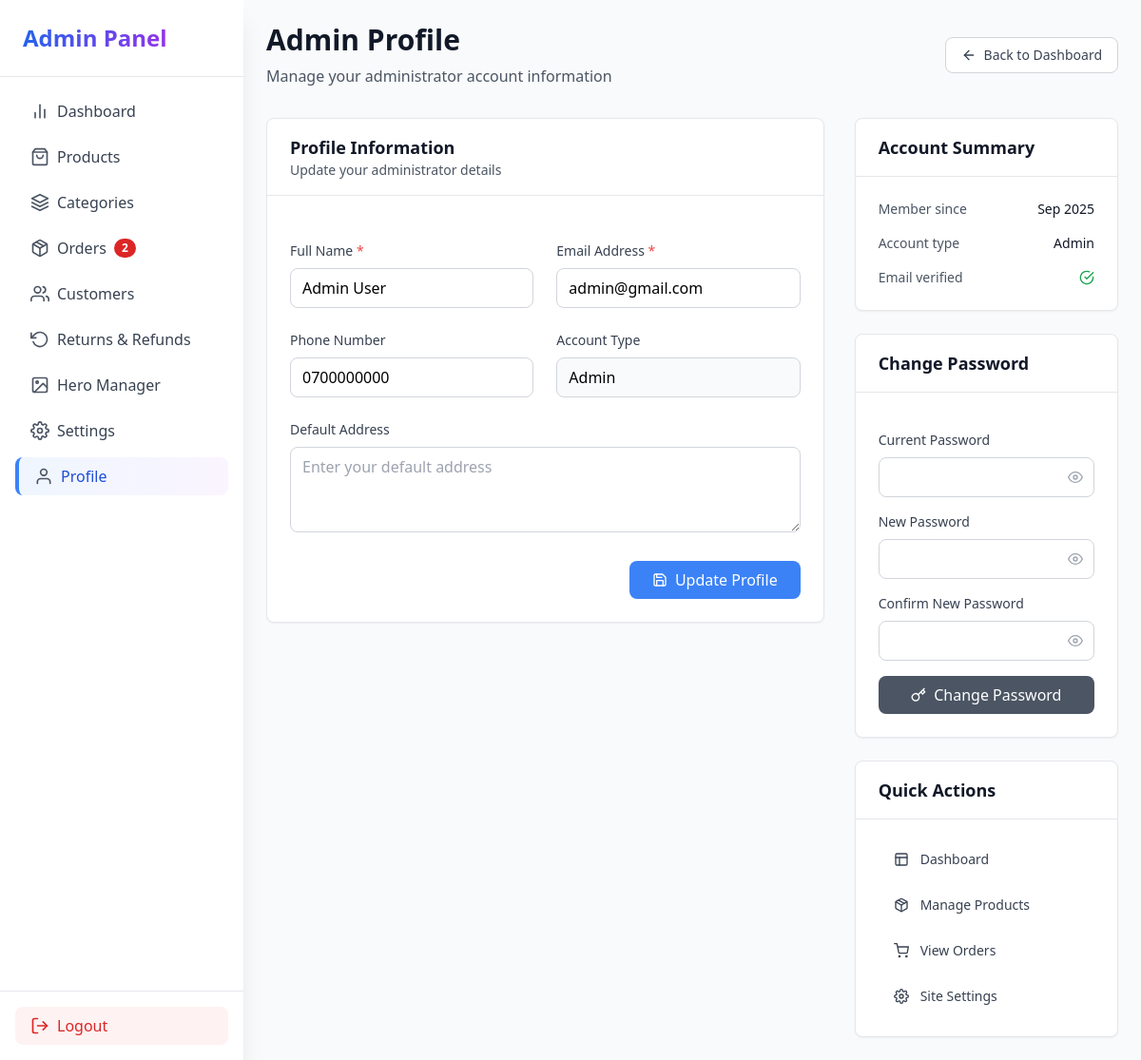
Screenshot of /admin/profile.php (signed in) with the database file from the repository.
### tables this page shows
CREATE TABLE `users` (
  `id` int(11) NOT NULL,
  `name` varchar(100) DEFAULT NULL,
  `email` varchar(100) DEFAULT NULL,
  `phone` varchar(20) DEFAULT NULL,
  `default_address` text DEFAULT NULL,
  `password` varchar(255) DEFAULT NULL,
  `role` enum('customer','admin') DEFAULT 'customer',
  `created_at` timestamp NOT NULL DEFAULT current_timestamp(),
  `loyalty_points` int(11) DEFAULT 0,
  `referral_code` varchar(20) DEFAULT NULL,
  `referred_by` int(11) DEFAULT NULL,
  `total_referrals` int(11) DEFAULT 0,
  `total_points_earned` int(11) DEFAULT 0
);

### admin/profile.php (the view, shortened to what this page needs)
<?php
require_once "../includes/db.php";
$admin = null;
try {
    $stmt = $pdo->prepare("SELECT * FROM users WHERE id = ? AND role = 'admin'");
    $stmt->execute([$_SESSION['admin_id']]);
    $admin = $stmt->fetch(PDO::FETCH_ASSOC);
    $admin = array_merge([
        'id' => null,
        'name' => '',
        'email' => '',
        'phone' => '',
        'default_address' => '',
        'password' => '',
        'role' => 'admin',
        'created_at' => null
    ], $admin ?: []);
    $admin['role'] = $admin['role'] ?? 'admin';
    $admin['created_at'] = $admin['created_at'] ?? null;
} catch (Exception $e) {
    $error = 'An error occurred while loading your profile.';
    $admin = [
        'id' => null,
        'name' => '',
        'email' => '',
        'phone' => '',
        'default_address' => '',
        'password' => '',
        'role' => 'admin',
        'created_at' => null
    ];
    $admin['role'] = $admin['role'] ?? 'admin';
    $admin['created_at'] = $admin['created_at'] ?? null;
}
?>
<!DOCTYPE html>
<html lang="en">
<head>
    <script src="https://cdn.tailwindcss.com"></script>
</head>
<body class="bg-gray-50">
    <?php include 'sidebar.php'; ?>
    <div class="md:ml-64 min-h-screen">
        <div class="p-6">
    <div class="mb-8">
        <div class="flex items-center justify-between">
            <div>
                <h1 class="text-3xl font-bold text-gray-900">Admin Profile</h1>
                <p class="mt-2 text-gray-600">Manage your administrator account information</p>
            </div>
            <div class="flex items-center space-x-4">
                <a href="dashboard.php"
                   class="inline-flex items-center px-4 py-2 border border-gray-300 rounded-lg text-sm font-medium text-gray-700 bg-white hover:bg-gray-50">
                    <i data-feather="arrow-left" class="w-4 h-4 mr-2"></i>
                    Back to Dashboard
                </a>
            </div>
        </div>
    </div>
    <div class="grid grid-cols-1 lg:grid-cols-3 gap-8">
        <div class="lg:col-span-2">
            <div class="bg-white rounded-lg shadow-sm border border-gray-200">
                <div class="px-6 py-4 border-b border-gray-200">
                    <h2 class="text-lg font-semibold text-gray-900">Profile Information</h2>
                    <p class="text-sm text-gray-600">Update your administrator details</p>
                </div>
                <form method="POST" class="p-6 space-y-6">
                    <div class="grid grid-cols-1 md:grid-cols-2 gap-6">
                        <div>
                            <label for="name" class="block text-sm font-medium text-gray-700 mb-2">
                                Full Name <span class="text-red-500">*</span>
                            </label>
                            <input type="text" id="name" name="name" required
                                   value="<?= htmlspecialchars($admin['name'] ?? '') ?>"
                                   class="w-full px-3 py-2 border border-gray-300 rounded-lg focus:ring-2 focus:ring-blue-500 focus:border-transparent">
                        </div>
                        <div>
                            <label for="email" class="block text-sm font-medium text-gray-700 mb-2">
                                Email Address <span class="text-red-500">*</span>
                            </label>
                            <input type="email" id="email" name="email" required
                                   value="<?= htmlspecialchars($admin['email'] ?? '') ?>"
                                   class="w-full px-3 py-2 border border-gray-300 rounded-lg focus:ring-2 focus:ring-blue-500 focus:border-transparent">
                        </div>
                    </div>
                    <div class="grid grid-cols-1 md:grid-cols-2 gap-6">
                        <div>
                            <label for="phone" class="block text-sm font-medium text-gray-700 mb-2">
                                Phone Number
                            </label>
                            <input type="tel" id="phone" name="phone"
                                   value="<?= htmlspecialchars($admin['phone'] ?? '') ?>"
                                   class="w-full px-3 py-2 border border-gray-300 rounded-lg focus:ring-2 focus:ring-blue-500 focus:border-transparent"
                                   placeholder="e.g., +254 712 345 678">
                        </div>
                        <div>
                            <label for="role" class="block text-sm font-medium text-gray-700 mb-2">
                                Account Type
                            </label>
                            <input type="text" id="role" value="<?= ucfirst($admin['role']) ?>"
                                   class="w-full px-3 py-2 border border-gray-300 rounded-lg bg-gray-50"
                                   readonly>
                        </div>
                    </div>
                    <div>
                        <label for="address" class="block text-sm font-medium text-gray-700 mb-2">
                            Default Address
                        </label>
                        <textarea id="address" name="address" rows="3"
                                  class="w-full px-3 py-2 border border-gray-300 rounded-lg focus:ring-2 focus:ring-blue-500 focus:border-transparent"
                                  placeholder="Enter your default address"><?= htmlspecialchars($admin['default_address'] ?? '') ?></textarea>
                    </div>
                    <div class="flex justify-end">
                        <button type="submit"
                                class="inline-flex items-center px-6 py-2 bg-blue-500 text-white font-medium rounded-lg hover:bg-blue-600 focus:outline-none focus:ring-2 focus:ring-blue-500 focus:ring-offset-2 transition-colors">
                            <i data-feather="save" class="w-4 h-4 mr-2"></i>
                            Update Profile
                        </button>
                    </div>
                </form>
            </div>
        </div>
        <div class="space-y-6">
            <div class="bg-white rounded-lg shadow-sm border border-gray-200">
                <div class="px-6 py-4 border-b border-gray-200">
                    <h3 class="text-lg font-semibold text-gray-900">Account Summary</h3>
                </div>
                <div class="p-6 space-y-4">
                    <div class="flex items-center justify-between">
                        <span class="text-sm text-gray-600">Member since</span>
                        <span class="text-sm font-medium text-gray-900">
                            <?= isset($admin['created_at']) && $admin['created_at'] ? date('M Y', strtotime($admin['created_at'])) : 'Unknown' ?>
                        </span>
                    </div>
                    <div class="flex items-center justify-between">
                        <span class="text-sm text-gray-600">Account type</span>
                        <span class="text-sm font-medium text-gray-900">
                            <?= ucfirst($admin['role'] ?? 'admin') ?>
                        </span>
                    </div>
                    <div class="flex items-center justify-between">
                        <span class="text-sm text-gray-600">Email verified</span>
                        <span class="text-sm font-medium text-green-600">
                            <i data-feather="check-circle" class="w-4 h-4"></i>
                        </span>
                    </div>
                </div>
            </div>
            <div class="bg-white rounded-lg shadow-sm border border-gray-200">
                <div class="px-6 py-4 border-b border-gray-200">
                    <h3 class="text-lg font-semibold text-gray-900">Change Password</h3>
                </div>
                <form method="POST" class="p-6 space-y-4">
                    <div>
                        <label for="current_password" class="block text-sm font-medium text-gray-700 mb-2">
                            Current Password
                        </label>
                        <div class="relative">
                            <input type="password" id="current_password" name="current_password" required
                                   class="w-full px-3 py-2 pr-10 border border-gray-300 rounded-lg focus:ring-2 focus:ring-blue-500 focus:border-transparent">
                            <button type="button" onclick="togglePassword('current_password')"
                                    class="absolute inset-y-0 right-0 pr-3 flex items-center">
                                <i data-feather="eye" class="w-4 h-4 text-gray-400 hover:text-gray-600"></i>
                            </button>
                        </div>
                    </div>
                    <div>
                        <label for="new_password" class="block text-sm font-medium text-gray-700 mb-2">
                            New Password
                        </label>
                        <div class="relative">
                            <input type="password" id="new_password" name="new_password" required
                                   class="w-full px-3 py-2 pr-10 border border-gray-300 rounded-lg focus:ring-2 focus:ring-blue-500 focus:border-transparent">
                            <button type="button" onclick="togglePassword('new_password')"
                                    class="absolute inset-y-0 right-0 pr-3 flex items-center">
                                <i data-feather="eye" class="w-4 h-4 text-gray-400 hover:text-gray-600"></i>
                            </button>
                        </div>
                    </div>
                    <div>
                        <label for="confirm_password" class="block text-sm font-medium text-gray-700 mb-2">
                            Confirm New Password
                        </label>
                        <div class="relative">
                            <input type="password" id="confirm_password" name="confirm_password" required
                                   class="w-full px-3 py-2 pr-10 border border-gray-300 rounded-lg focus:ring-2 focus:ring-blue-500 focus:border-transparent">
                            <button type="button" onclick="togglePassword('confirm_password')"
                                    class="absolute inset-y-0 right-0 pr-3 flex items-center">
                                <i data-feather="eye" class="w-4 h-4 text-gray-400 hover:text-gray-600"></i>
                            </button>
                        </div>
                    </div>
                    <button type="submit"
                            class="w-full inline-flex items-center justify-center px-4 py-2 bg-gray-600 text-white font-medium rounded-lg hover:bg-gray-700 focus:outline-none focus:ring-2 focus:ring-gray-500 focus:ring-offset-2 transition-colors">
                        <i data-feather="key" class="w-4 h-4 mr-2"></i>
                        Change Password
                    </button>
                </form>
            </div>
            <div class="bg-white rounded-lg shadow-sm border border-gray-200">
                <div class="px-6 py-4 border-b border-gray-200">
                    <h3 class="text-lg font-semibold text-gray-900">Quick Actions</h3>
                </div>
                <div class="p-6 space-y-3">
                    <a href="dashboard.php"
                       class="flex items-center w-full px-4 py-2 text-sm text-gray-700 hover:bg-gray-50 rounded-lg transition-colors">
                        <i data-feather="layout" class="w-4 h-4 mr-3"></i>
                        Dashboard
                    </a>
                    <a href="products.php"
                       class="flex items-center w-full px-4 py-2 text-sm text-gray-700 hover:bg-gray-50 rounded-lg transition-colors">
                        <i data-feather="package" class="w-4 h-4 mr-3"></i>
                        Manage Products
                    </a>
                    <a href="orders.php"
                       class="flex items-center w-full px-4 py-2 text-sm text-gray-700 hover:bg-gray-50 rounded-lg transition-colors">
                        <i data-feather="shopping-cart" class="w-4 h-4 mr-3"></i>
                        View Orders
                    </a>
                    <a href="settings.php"
                       class="flex items-center w-full px-4 py-2 text-sm text-gray-700 hover:bg-gray-50 rounded-lg transition-colors">
                        <i data-feather="settings" class="w-4 h-4 mr-3"></i>
                        Site Settings
                    </a>
                </div>
            </div>
        </div>
    </div>
    </div>
</div>
</body>
</html>

### rows the page displays
users: name "Admin User", email "admin@gmail.com", phone "0700000000", role "Admin", created_at "Sep 2025"

### other values shown
$pendingCount "2"
